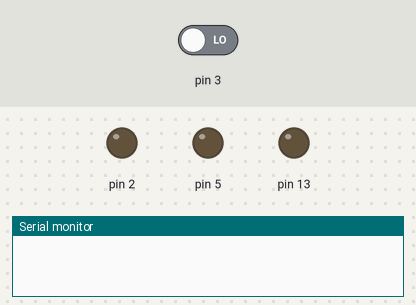
A sketch run on a simulated Arduino Uno, built with avr-gcc and run on an emulated ATmega328P. Parts: output pins drawn as LEDs (lit = HIGH), the last lines printed to the serial monitor. The test bench sets the inputs (shaded band); at power-on: pin 3 LOW.

Above: at 1.8 s.
1.9 s: pin 3 driven HIGH
At 32.1 s:
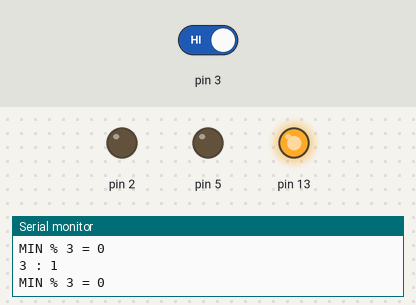
Timing chart, 0 to 32.4 s (numbered marks = the images above; inputs shaded):
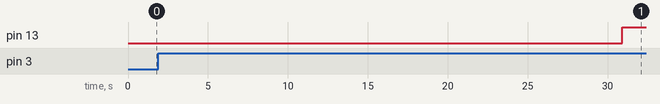

The sketch:

SECUNDOMER_VDGO__04.04.ino
```cpp
int SEC = 0;
int MIN = 0;
unsigned long timer;
void setup() {

    pinMode(13, OUTPUT);
  pinMode(2, OUTPUT);
  pinMode(3, INPUT);
  pinMode(5, OUTPUT);

Serial.begin(9600);
   timer = millis();

}

void loop() {
   // если прошло 1000 мс - прибавляем одну секунду к переменной SEC
 //  Serial.println(digitalRead(3));
   //delay(50);
   if (millis() - timer > 1000 && digitalRead(3) == 1 ) {
      timer = millis();
      SEC = SEC + 1;
      if (SEC > 9) { SEC = 0; MIN = MIN + 1; }
      // выводим текущий счетчик времени на монитор порта
      Serial.println(String(MIN) + " : " + String(SEC));

      if (MIN % 3 == 0 && MIN != 0){
              Serial.print("MIN % 3 = " );
              Serial.println(MIN % 3);

        digitalWrite(13,1);
      }else{
        digitalWrite(13,0);
      }

      if (MIN % 6 == 0 && MIN != 0){
        digitalWrite(2, 1);
                      Serial.print("MIN % 6 = " );
              Serial.println(MIN % 6);

      }
   }

}
```

Measured:
- after the input at 1.9 s, pin 13: LOW → HIGH after 29.0 s
